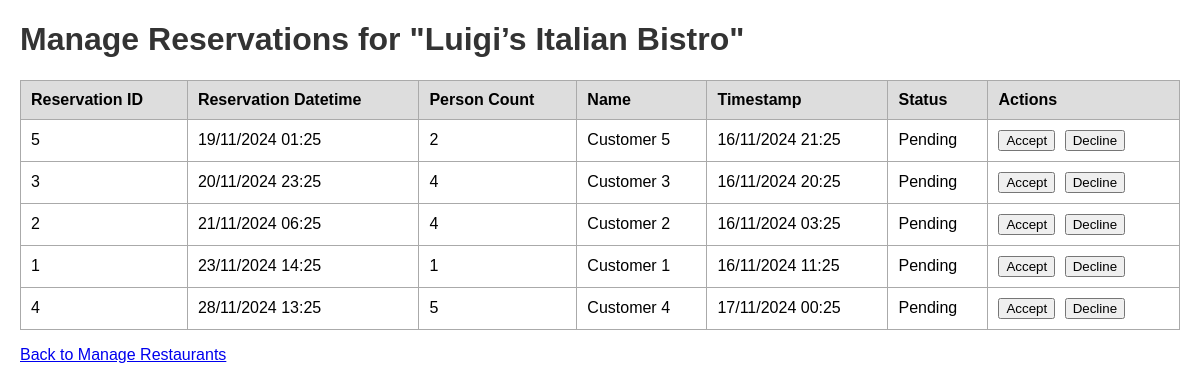
/restaurants/1/reservations, run on the app's committed database.
### app/models.py (models this page shows, shortened)
class Restaurant(db.Model):
    __tablename__ = 'restaurants'
    id = db.Column(db.Integer, primary_key=True)
    name = db.Column(db.String(100), nullable=False)
    address = db.Column(db.String(200), nullable=False)
    phone_number = db.Column(db.String(20), nullable=False)
    description = db.Column(db.Text, nullable=False)
    manager_id = db.Column(db.Integer, db.ForeignKey('users.id'), nullable=False, unique=True)
    latitude = db.Column(db.Float, nullable=True) # Nullable for now
    longitude = db.Column(db.Float, nullable=True) # Nullable for now
    categories = db.relationship(
        'Category',
        secondary=restaurant_categories,
        back_populates='restaurants'
    )
    reservations = db.relationship('Reservation', back_populates='restaurant', cascade='all, delete-orphan')
    manager = db.relationship('User', back_populates='restaurant', uselist=False)

class Reservation(db.Model):
    __tablename__ = 'reservations'
    id = db.Column(db.Integer, primary_key=True)
    reservation_datetime = db.Column(db.DateTime, nullable=False)
    timestamp = db.Column(db.DateTime, default=datetime.utcnow, nullable=False)
    person_count = db.Column(db.Integer, nullable=False)
    restaurant_id = db.Column(db.Integer, db.ForeignKey('restaurants.id'), nullable=False)
    name = db.Column(db.String(100), nullable=False)
    status = db.Column(db.String(20), nullable=False, default='pending')
    frontend_user_id = db.Column(db.Integer, db.ForeignKey('frontend_users.id'), nullable=True)
    restaurant = db.relationship('Restaurant', back_populates='reservations')
    frontend_user = db.relationship('FrontendUser', back_populates='reservations')

### app/main/routes.py (the view)
@bp.route('/restaurants/<int:restaurant_id>/reservations', methods=['GET', 'POST'])
def manage_reservations(restaurant_id):
    restaurant = Restaurant.query.get_or_404(restaurant_id)
    now = datetime.now()
    reservations = Reservation.query.filter(
        Reservation.restaurant_id == restaurant_id,
        Reservation.reservation_datetime >= now,
        Reservation.status.in_(['pending', 'accepted', 'declined'])
    ).order_by(Reservation.reservation_datetime.asc()).all()
    return render_template('manage_reservations.html', restaurant=restaurant, reservations=reservations)

### app/templates/manage_reservations.html (shortened to what this page needs)
<!DOCTYPE html>
<html lang="en">
<head>
</head>
<body>
    <h1>Manage Reservations for "{{ restaurant.name }}"</h1>
    <table>
        <thead>
            <tr>
                <th>Reservation ID</th>
                <th>Reservation Datetime</th>
                <th>Person Count</th>
                <th>Name</th>
                <th>Timestamp</th>
                <th>Status</th>
                <th>Actions</th>
            </tr>
        </thead>
        <tbody>
            {% for reservation in reservations %}
                <tr>
                    <td>{{ reservation.id }}</td>
                    <td>{{ reservation.reservation_datetime.strftime('%d/%m/%Y %H:%M') }}</td>
                    <td>{{ reservation.person_count }}</td>
                    <td>{{ reservation.name }}</td>
                    <td>{{ reservation.timestamp.strftime('%d/%m/%Y %H:%M') }}</td>
                    <td>{{ reservation.status.capitalize() }}</td>
                    <td class="action-buttons">
                        {% if reservation.status == 'pending' %}
                            <form method="POST" action="{{ url_for('main.update_reservation_status', reservation_id=reservation.id) }}" style="display:inline;">
                                <button type="submit">Accept</button>
                            </form>
                            <form method="POST" action="{{ url_for('main.update_reservation_status', reservation_id=reservation.id) }}" style="display:inline;">
                                <button type="submit">Decline</button>
                            </form>
                        {% else %}
                            N/A
                        {% endif %}
                    </td>
                </tr>
            {% else %}
                <tr>
                    <td colspan="7">No upcoming reservations.</td>
                </tr>
            {% endfor %}
        </tbody>
    </table>
    <p><a href="{{ url_for('main.manage_restaurants') }}">Back to Manage Restaurants</a></p>
</body>
</html>

### app/templates/manage_reservations.html (style rules this page uses)
body { font-family: Arial, sans-serif; margin: 20px; }
h1 { color: #333; }
table { width: 100%; border-collapse: collapse; margin-top: 20px; }
th, td { border: 1px solid #aaa; padding: 10px; text-align: left; }
th { background-color: #ddd; }
.action-buttons button { margin-right: 5px; }

### data on the page
Restaurant: name "Luigi’s Italian Bistro"
Reservation: id "5", reservation_datetime "19/11/2024 01:25", person_count "2", name "Customer 5", timestamp "16/11/2024 21:25", status "Pending"
Reservation: id "3", reservation_datetime "20/11/2024 23:25", person_count "4", name "Customer 3", timestamp "16/11/2024 20:25", status "Pending"
Reservation: id "2", reservation_datetime "21/11/2024 06:25", person_count "4", name "Customer 2", timestamp "16/11/2024 03:25", status "Pending"
Reservation: id "1", reservation_datetime "23/11/2024 14:25", person_count "1", name "Customer 1", timestamp "16/11/2024 11:25", status "Pending"
Reservation: id "4", reservation_datetime "28/11/2024 13:25", person_count "5", name "Customer 4", timestamp "17/11/2024 00:25", status "Pending"
